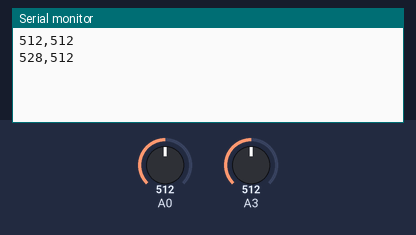
Simulated run of this sketch. Board: Arduino Uno, built with avr-gcc and run on an emulated ATmega328P. Parts: the last lines printed to the serial monitor. Inputs (shaded band) come from the test bench; at power-on: A0 = 512, A3 = 512. The local clock reads 2024-03-15 10:24:30 at power-on unless the sketch sets it; storage starts empty.

Above: at 1.2 s.
1.3 s: A0 set to 716
At 2.6 s:
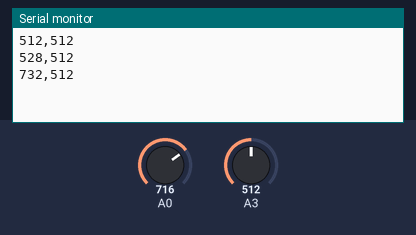
2.8 s: A3 set to 716
At 3.9 s:
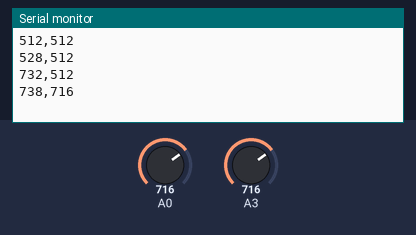
4.3 s: A0 set to 900
At 5.6 s:
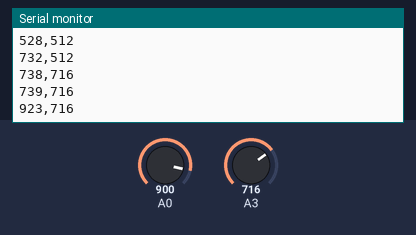
5.8 s: A3 set to 900
At 7.0 s:
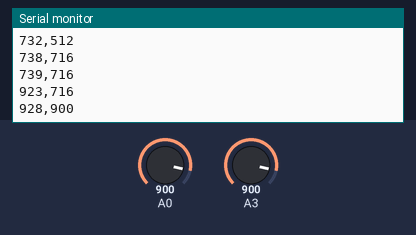
Timing chart, 0 to 8.3 s (numbered marks = the images above; inputs shaded):
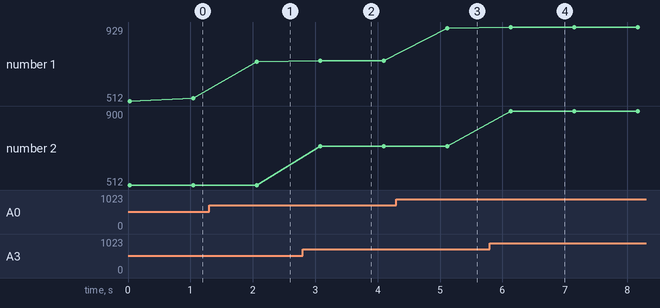

Measured:
- after the input at 1.3 s, the serial monitor: prints a new line after 0.77 s (image 1)
- after the input at 2.8 s, the serial monitor: prints a new line after 0.28 s (image 2)
- after the input at 4.3 s, the serial monitor: prints a new line after 0.82 s (image 3)
- after the input at 5.8 s, the serial monitor: prints a new line after 0.34 s (image 4)
- plotted number 1: 528 → 732 after the input at 1.3 s, 739 → 923 after the input at 4.3 s
- plotted number 2: 512 → 716 after the input at 2.8 s, 716 → 900 after the input at 5.8 s

The sketch:

ble_sd_csv_sensors_serial_monitor.ino
```cpp
#include <RTClib.h>
#include <SPI.h>
#include <SD.h>
#include <Wire.h>
#include <TimeLib.h>
#include <DS1307RTC.h>
int s=A0;
int sound = A0;
int loudness=A3;
File myFile;
RTC_DS1307 rtc;
void setup() {
Serial.begin(9600);
SD.begin();
}
int readsound()
{
  for(int i=0; i<32; i++)
    {
 s += analogRead(0);
    }
 s >>= 5;
 return s;
}
int readloudness()
{
  loudness = analogRead(A3);

return loudness;
}

void loop() {
  myFile = SD.open("test.txt", FILE_WRITE);
  if (myFile) {
   int p=readsound();
   int l=readloudness();
  tmElements_t tm;

 if (RTC.read(tm)) {

    Serial.print(p);
    Serial.print(',');
    Serial.println(l);
    myFile.print(tm.Day);
    myFile.print('/');
    myFile.print(tm.Month);
    myFile.print('/');
    myFile.print(tmYearToCalendar(tm.Year));
    myFile.print(",");
    myFile.print(tm.Hour);
    myFile.print(":");
    myFile.print(tm.Minute);
    myFile.print(":");
    myFile.print(tm.Second);
    myFile.print(',');
    myFile.print(p);
    myFile.print(',');
    myFile.println(l);
    myFile.close();
    delay(1000);
  }
    else {
    if (RTC.chipPresent()) {
      Serial.println("The DS1307 is stopped.  Please run the SetTime");
      Serial.println("example to initialize the time and begin running.");
      Serial.println();
    } else {
      Serial.println("DS1307 read error!  Please check the circuitry.");
      Serial.println();
    }
    delay(1000);}
}}
```
